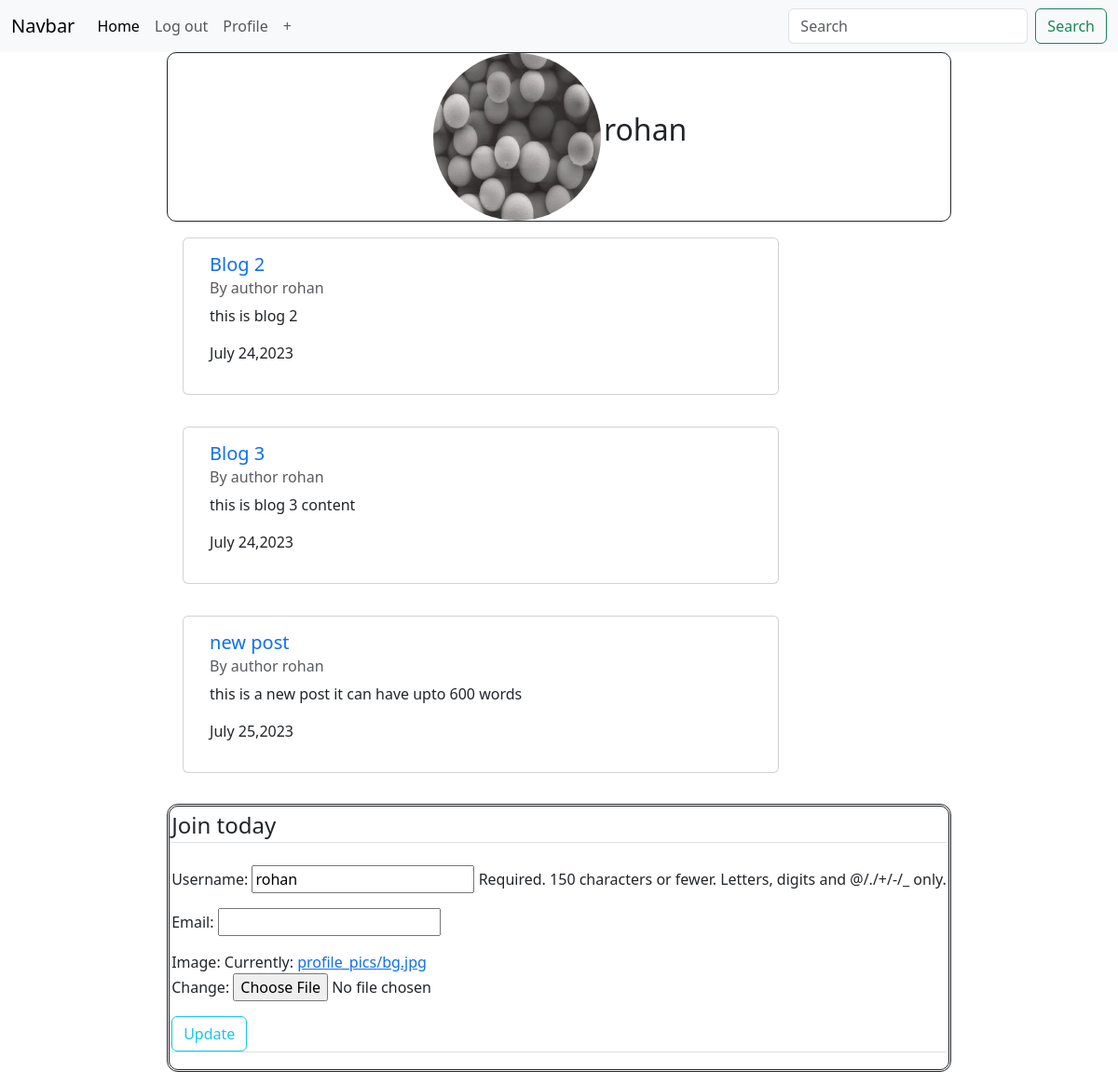
The page /profile (signed in) on the database its author committed.
### users/models.py (models this page shows, shortened)
class Profile (models.Model):
    user=models.OneToOneField(User, on_delete=models.CASCADE)
    image = models.ImageField(default ='default.jpg', upload_to='profile_pics')

### blog/models.py (models this page shows, shortened)
class post(models.Model):
    title = models.CharField(max_length=50)
    content =models.CharField(max_length=500)
    author = models.ForeignKey(User , on_delete=models.CASCADE)
    date = models.DateTimeField(default= timezone.now)

### users/views.py (the view)
# urls.py: path('profile',users_views.profile, name='profile')
@login_required
def profile(request):
    if request.method == 'POST':
        u_form = UserUpdateForm(request.POST,instance=request.user)
        p_form = ProfileUpdateForm( request.POST,request.FILES ,instance=request.user.profile)
        if u_form.is_valid() and p_form.is_valid() :
            u_form.save()
            p_form.save()
            messages.success(request, f'YOUR ACCOUNT HAS BEEN UPDATED')
            return redirect('profile')
    else:
        u_form = UserUpdateForm(instance=request.user)
        p_form = ProfileUpdateForm( instance=request.user.profile)
    context = {
        'u_form': u_form,
        'p_form': p_form,
        'posts':post.objects.all(),
    }
    return render(request, 'profile.html', context)

### users/forms.py
class UserUpdateForm(forms.ModelForm):
    email=forms.EmailField()
    class Meta:
        model = User
        fields =['username','email',]

class ProfileUpdateForm(forms.ModelForm):
    class Meta:
        model = Profile
        fields =['image']

### templates/profile.html (shortened to what this page needs)
{% extends 'index.html' %}
{% block body %}
<div class="container" style="justify-content: center;">
<div class="content-section" style="display: flex; justify-content: center; border: solid; border-width: 1px; width: 100%; border-radius: 10px;">
    <div class="media" style="height: 50%; display: flex; align-items: center;">
        <img class="rounded-circle account-img" src="{{ user.profile.image.url}}" style="height: 180px; width: 180px; align-self: flex-start;@media (max-width: 600px) { height:64px;width:64px }" >
        <div class="media-body">
            <h2 class="account-heading" style="margin-left: 3%;"> {{user.username}}</h2>
        </div>
    </div>
</div>
{% for post in posts %}
    {% if post.author == user %}
        <div style="display: flex;flex-direction: column; max-width :80% ;">
            <div class="c" style="display:flex; ;align-items:center;justify-content: center; align-items:center; margin: 2.5%;">
                <div class="card" style="width: 50rem; display:flex;">
                    <div class="card-body" style="display:flex">
                        <div style="display: flex; flex-direction: column; margin-left: 2%;">
                            <h5 class="card-title"><a style="text-decoration: none;" href="{%url 'post-detail' post.id %}">{{post.title}}</a></h5>
                            <h6 class="card-subtitle mb-2 text-body-secondary">By author {{post.author}}</h6>
                            <p class="card-text">{{post.content}}</p>
                            <p class="">{{post.date|date:"F d,Y"}}</p>
                        </div>
                    </div>
                </div>
            </div>
        </div>
    {% endif %}
{% endfor %}
<div class="content-section border-1 " style="display: flex;flex-direction: column; justify-content: center; border: 2px; border-color: black;">
    <form method="POST" enctype="multipart/form-data" style="border: 1px;border: double; padding: 2px; border-radius: 12px; margin-top: 2%;">
        <fieldset class="form-group">
            <legend class="border-bottom mb-4">Join today</legend>
        {{u_form.as_p}}
        {{p_form.as_p}}
    </fieldset>
        <button class="btn btn-outline-info" type="submit" style="align-self: center;">Update</button>
   <div class="border-top pt-3">
   </div>
    </form>
</div>
{% endblock body %}

### rows shown on the page
post: title "Blog 2", author "rohan", content "this is blog 2", date "July 24,2023"
post: title "Blog 3", author "rohan", content "this is blog 3 content", date "July 24,2023"
post: title "new post", author "rohan", content "this is a new post it can have upto 600 words", date "July 25,2023"

### other values the page prints
{{ user.username }} "rohan"
